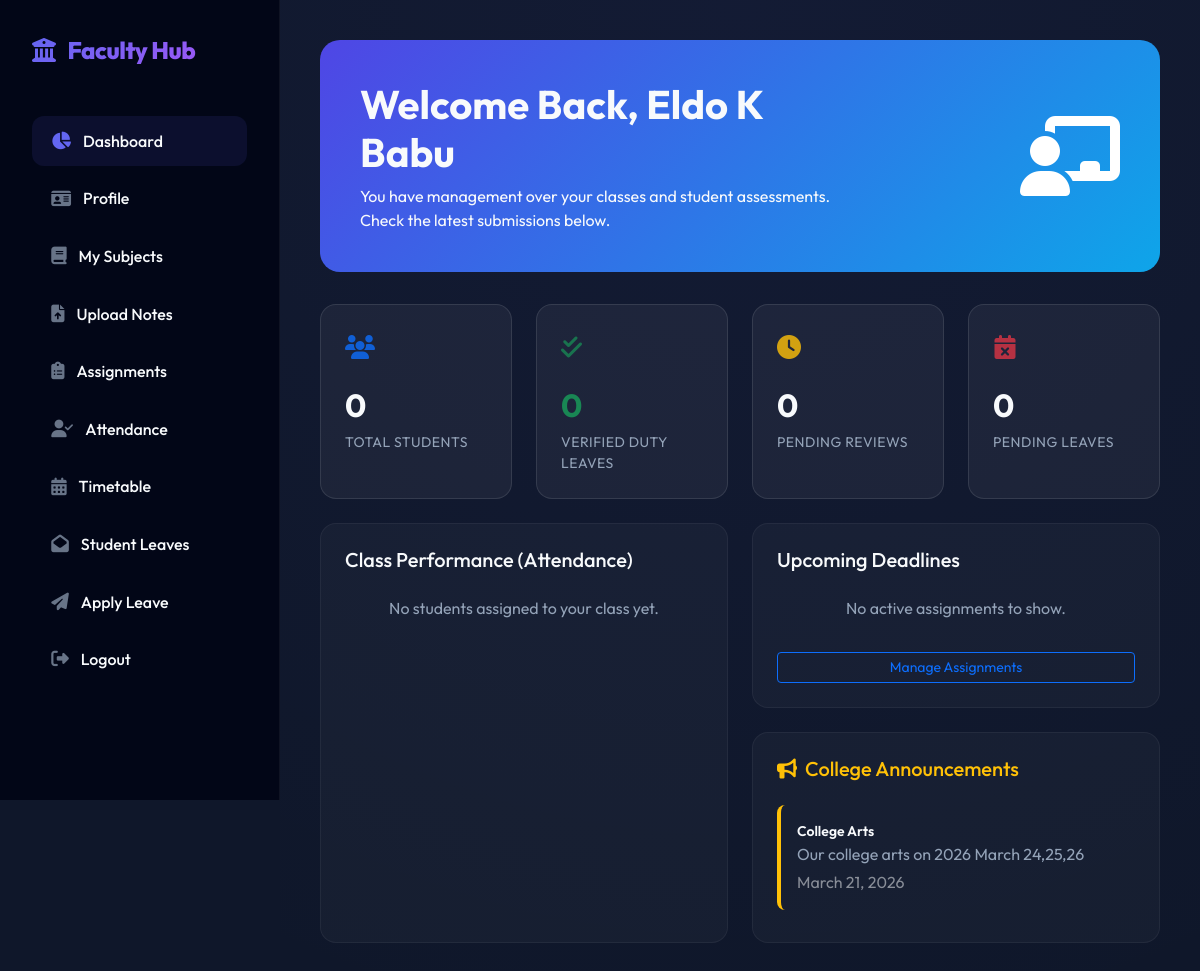
Page /Teacher/Homepage/ (signed in) on the committed database.
### Admin/models.py (models this page shows)
class tbl_teacher(models.Model):
    teacher_name=models.CharField(max_length=50)
    teacher_email=models.CharField(max_length=50)
    teacher_contact=models.CharField(max_length=50)
    teacher_role=models.CharField(max_length=50)
    teacher_gender=models.CharField(max_length=50)
    teacher_photo=models.FileField(upload_to="Assets/TeacherDocs/")
    teacher_password=models.CharField(max_length=50)
    department = models.ForeignKey(tbl_department,on_delete=models.CASCADE)

class tbl_notification(models.Model):
    notification_title = models.CharField(max_length=200)
    notification_content = models.TextField()
    notification_date = models.DateField(auto_now_add=True)

### Teacher/views.py (the view, shortened to what this page needs)
# urls.py: path('Homepage/',views.Homepage,name="Homepage"),
def Homepage(request):
    teacher = tbl_teacher.objects.get(id=request.session['tid'])
    sc = tbl_student.objects.filter(assignclass__teacher=teacher).count()
    ac = tbl_assignment.objects.filter(teacher=teacher).count()
    lc = tbl_leave.objects.filter(student__assignclass__teacher=teacher, leave_status=0).count()
    verified_duty_leaves = tbl_dutyleave.objects.filter(student__assignclass__teacher=teacher, dutyleave_status=1).count()
    pending_duty_leaves = tbl_dutyleave.objects.filter(student__assignclass__teacher=teacher, dutyleave_status=0).count()
    asup = tbl_assignmentbody.objects.filter(assignment__teacher=teacher).count()
    pending_evals = tbl_assignmentbody.objects.filter(assignment__teacher=teacher, ass_status=0).count()
    std = tbl_student.objects.filter(assignclass__teacher=teacher)
    data = []
    assign = tbl_assignment.objects.filter(teacher=teacher).order_by('-id')[:5]
    notifications = tbl_notification.objects.all().order_by('-id')[:5]
    is_class_teacher = tbl_assignclass.objects.filter(teacher=teacher).exists()
    return render(request, "Teacher/Homepage.html", {
        'student_count': sc,
        'assignment_count': ac,
        'leave_count': lc,
        'verified_duty_leaves': verified_duty_leaves,
        'pending_duty_leaves': pending_duty_leaves,
        'assignment_submission_count': asup,
        'pending_evaluations': pending_evals,
        'data': data,
        'teacher': teacher,
        'is_class_teacher': is_class_teacher,
        'assign': assign,
        'notifications': notifications
    })

### Teacher/context_processors.py (called while the page is built)
def teacher_sidebar_context(request):
    is_class_teacher = False
    tid = request.session.get('tid')
    if tid:
        try:
            teacher = tbl_teacher.objects.get(id=tid)
            is_class_teacher = tbl_assignclass.objects.filter(teacher=teacher).exists()
        except tbl_teacher.DoesNotExist:
            is_class_teacher = False
    return {
        'is_class_teacher': is_class_teacher
    }

### Teacher/Templates/Teacher/Homepage.html (shortened to what this page needs)
{% extends 'Teacher/Head.html' %}
{% load static %}
{% block content %}
<div class="teacher-welcome animate-fadeIn">
    <div class="row align-items-center">
        <div class="col-md-8">
            <h1 class="fw-bold mb-2">Welcome Back, {{ teacher.teacher_name }}</h1>
            <p class="mb-0 opacity-80">You have management over your classes and student assessments. Check the latest submissions below.</p>
        </div>
        <div class="col-md-4 text-end d-none d-md-block">
            <i class="fas fa-chalkboard-teacher fa-5x opacity-20"></i>
        </div>
    </div>
</div>
<div class="row g-4 mb-4">
    <div class="col-md-3">
        <div class="stat-box">
            <div class="stat-icon text-primary"><i class="fas fa-users"></i></div>
            <div class="stat-value">{{ student_count }}</div>
            <div class="stat-label">Total Students</div>
        </div>
    </div>
    <div class="col-md-3">
        <div class="stat-box">
            <div class="stat-icon text-success"><i class="fas fa-check-double"></i></div>
            <div class="stat-value text-success">{{ verified_duty_leaves }}</div>
            <div class="stat-label">Verified Duty Leaves</div>
        </div>
    </div>
    <div class="col-md-3">
        <div class="stat-box">
            <div class="stat-icon text-warning"><i class="fas fa-clock"></i></div>
            <div class="stat-value">{{ pending_evaluations }}</div>
            <div class="stat-label">Pending Reviews</div>
        </div>
    </div>
    <div class="col-md-3">
        <div class="stat-box">
            <div class="stat-icon text-danger"><i class="fas fa-calendar-times"></i></div>
            <div class="stat-value">{{ leave_count }}</div>
            <div class="stat-label">Pending Leaves</div>
        </div>
    </div>
</div>
<div class="row g-4">
    <div class="col-lg-6">
        <div class="list-card h-100">
            <div class="section-title">
                <h5 class="mb-0">Class Performance (Attendance)</h5>
            </div>
            {% for s in data %}
            <div class="student-row">
                <img src="{{ s.student.student_photo.url }}" class="student-avatar" alt="">
                <div class="flex-grow-1">
                    <div class="fw-semibold">{{ s.student.student_name }}</div>
                    <div class="small text-muted">Register No: {{ s.student.student_registernumber }}</div>
                </div>
                <div class="text-end">
                    <div class="small fw-bold">{{ s.percentage }}%</div>
                    <div class="progress progress-minimal">
                        <div class="progress-bar bg-success" style="--w: {{ s.percentage }}; width: calc(var(--w) * 1%);"></div>
                    </div>
                </div>
            </div>
            {% empty %}
            <p class="text-center text-muted">No students assigned to your class yet.</p>
            {% endfor %}
        </div>
    </div>
    <div class="col-lg-6">
        <div class="list-card mb-4">
            <div class="section-title">
                <h5 class="mb-0">Upcoming Deadlines</h5>
            </div>
            {% for a in assign %}
            <div class="notification-item mb-3 p-3 bg-white bg-opacity-5 rounded-3 border-start border-primary border-4">
                <div class="fw-semibold text-primary">{{ a.subject.subject_name }}</div>
                <div class="small">{{ a.assignment_title }}</div>
                <div class="smaller text-muted mt-1"><i class="fas fa-calendar-day me-1"></i> Due: {{ a.assignment_duedate }}</div>
            </div>
            {% empty %}
            <p class="text-center text-muted">No active assignments to show.</p>
            {% endfor %}
            <a href="{% url 'Teacher:Assignment' %}" class="btn btn-outline-primary w-100 mt-3 btn-sm">Manage Assignments</a>
        </div>
        <div class="list-card">
            <div class="section-title">
                <h5 class="mb-0 text-warning"><i class="fas fa-bullhorn me-2"></i>College Announcements</h5>
            </div>
            {% for n in notifications %}
            <div class="p-3 bg-white bg-opacity-5 rounded-3 mb-2 border-start border-warning border-4">
                <div class="fw-semibold small">{{ n.notification_title }}</div>
                <div class="smaller text-muted">{{ n.notification_content|truncatewords:10 }}</div>
                <div class="smaller opacity-50 mt-1">{{ n.notification_date }}</div>
            </div>
            {% empty %}
            <p class="text-center text-muted py-3 small">Stay tuned for campus news.</p>
            {% endfor %}
        </div>
    </div>
</div>
{% endblock %}

### Teacher/Templates/Teacher/Head.html (style rules this page uses)
:root { --primary-color: #6366f1; --primary-hover: #4f46e5; --secondary-color: #10b981; --dark-bg: #0f172a; --card-bg: rgba(255, 255, 255, 0.05); --glass-border: rgba(255, 255, 255, 0.1); --text-main: #f8fafc; --text-muted: #94a3b8; }
body { font-family: 'Outfit', sans-serif; background-color: var(--dark-bg); color: var(--text-main); margin: 0; display: flex; }
.bg-white, .bg-light, .bg-transparent, .container, .container-fluid, .card-body, .main-panel, .content-wrapper, .modal-content { background-color: transparent !important; background: transparent !important; }
.animate-fadeIn, .animate-slideIn, .animate-slideUp, [class*="animate-"], .fade, .show { opacity: 1 !important; visibility: visible !important; transform: none !important; }
h1, h2, h3, h4, h5, h6, p, span, td, th, label, .form-label, strong, b { color: #f8fafc; }
body { color: var(--text-main); background-color: var(--dark-bg); }
h1, h2, h3, h4, h5, h6, label, p, td, th, span { color: var(--text-main); }
.text-muted { color: var(--text-muted) !important; }

### Teacher/Templates/Teacher/Homepage.html (style rules this page uses)
.teacher-welcome { background: linear-gradient(135deg, #4f46e5, #0ea5e9); border-radius: 20px; padding: 2.5rem; margin-bottom: 2rem; color: white; }
.stat-box { background: rgba(255, 255, 255, 0.05); border: 1px solid rgba(255, 255, 255, 0.1); border-radius: 16px; padding: 1.5rem; transition: transform 0.3s ease; height: 100%; }
.stat-icon { font-size: 1.5rem; margin-bottom: 1rem; opacity: 0.8; }
.stat-value { font-size: 2rem; font-weight: 700; margin-bottom: 0.2rem; }
.stat-label { color: #94a3b8; font-size: 0.875rem; text-transform: uppercase; letter-spacing: 0.5px; }
.list-card { background: rgba(255, 255, 255, 0.03); border-radius: 16px; padding: 1.5rem; border: 1px solid rgba(255, 255, 255, 0.05); }
.section-title { font-weight: 600; margin-bottom: 1.5rem; display: flex; justify-content: space-between; align-items: center; }

### rows in the picture
tbl_teacher: teacher_name "Eldo K Babu"
tbl_notification: notification_title "College Arts", notification_content "Our college arts on 2026 March 24,25,26", notification_date "March 21, 2026"

### other values in the picture
{{ student_count }} "0"
{{ verified_duty_leaves }} "0"
{{ pending_evaluations }} "0"
{{ leave_count }} "0"
